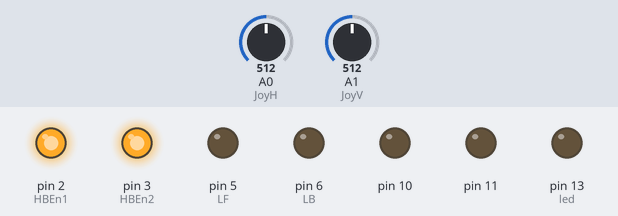
Simulated run of this sketch. Board: Arduino Uno, built with avr-gcc and run on an emulated ATmega328P. On the bench: output pins drawn as LEDs (lit = HIGH). The inputs (shaded band) are chosen by the test bench; at power-on: A0 (JoyH) = 512, A1 (JoyV) = 512. What the sketch prints to the serial monitor is not drawn.

Above: at 1.2 s.
1.3 s: A0 (JoyH) set to 716
At 2.1 s:
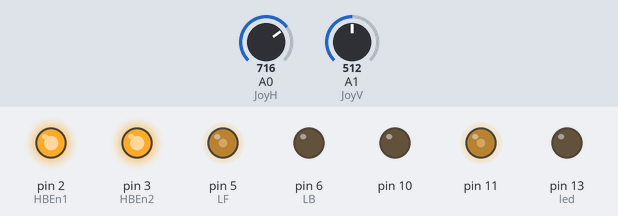
2.8 s: A1 (JoyV) set to 716
At 3.2 s:
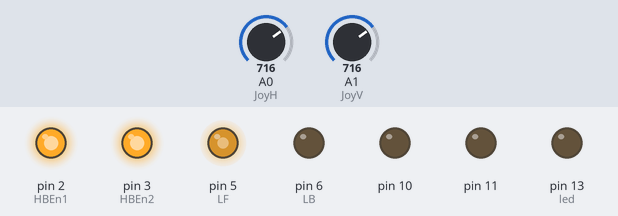
4.3 s: A0 (JoyH) set to 732
At 5.5 s:
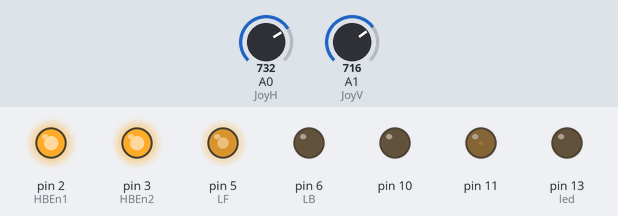
5.8 s: A1 (JoyV) set to 0
At 6.8 s:
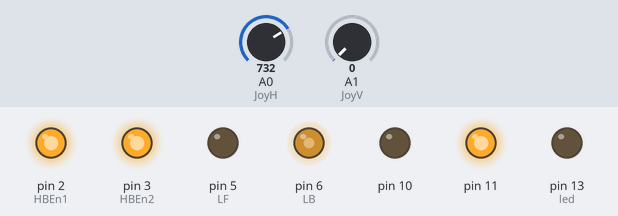
Timing chart, 0 to 8.3 s (numbered marks = the images above; inputs shaded):
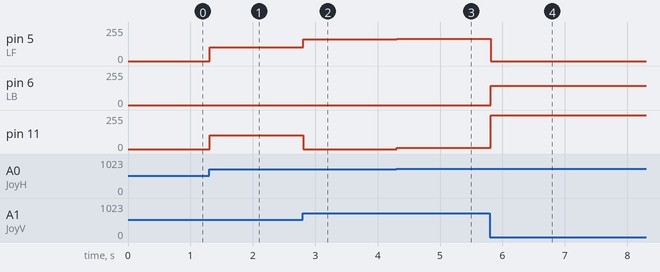

Measured:
- after the input at 1.3 s, pin 5 (LF), pin 11: 0/255 → 102/255 at once
- after the input at 2.8 s, pin 5 (LF): 102/255 → 163/255 at once; pin 11: 102/255 → 0/255 at once
- after the input at 4.3 s, pin 5 (LF): 163/255 → 168/255 at once; pin 11: 0/255 → 8/255 at once
- after the input at 5.8 s, pin 5 (LF): 168/255 → 0/255 at once; pin 6 (LB): 0/255 → 145/255 at once; pin 11: 8/255 → 255/255 at once

The sketch:

L293D_TankWithJoy.ino
```cpp
const int led = 13;
const int HBEn1 = 2;
const int HBEn2 = 3;

//Left motor
const int LF = 5;
const int LB = 6;
//Right motor
const int RF = LF + 5;
const int RB = LB + 5;

typedef enum {LEFT, RIGHT} Side;

const int JoyH = 0;
const int JoyV = 1;
//const int JoyS = 3;

long Xinv, Y;

int V, W; // V = R+L; W = R-L;

int velL, velR;

void setup() {
  // set all the other pins you're using as outputs:
  pinMode(HBEn1, OUTPUT);
  pinMode(HBEn2, OUTPUT);
  pinMode(LF, OUTPUT);
  pinMode(LB, OUTPUT);
  pinMode(RF, OUTPUT);
  pinMode(RB, OUTPUT);
  digitalWrite(HBEn1, HIGH);
  digitalWrite(HBEn2, HIGH);

  //DEBUG LED
  pinMode(led, OUTPUT);
  digitalWrite(led, LOW);

  pinMode(JoyH, INPUT);
  pinMode(JoyV, INPUT);
  //pinMode(JoyS, INPUT);

  Serial.begin(115200);
}

//recieves (-256,-256) <= (velL,velR) <= (256,256)
void motorMove(int velL, int velR){
  analogWrite(LF, velL>0 ?  velL : 0);
  analogWrite(LB, velL<0 ? -velL : 0);
  analogWrite(RF, velR>0 ?  velR : 0);
  analogWrite(RB, velR<0 ? -velR : 0);
}


void moveForward(){
  motorMove(255,255);
}

void moveBackward(){
  motorMove(-255,-255);
}

void moveLeft(){
  motorMove(200,255);
}

void moveRight(){
  motorMove(255,200);
}


void JoyToMotor(){
  Xinv = (analogRead(JoyH)/2-256);
  Y = analogRead(JoyV)/2-256;

  Xinv=(Xinv == -256) ? 255 : -Xinv;
  Y=(Y == -256) ? -255 : Y;

  Serial.print("Xinv: ");
  Serial.println(Xinv);
  Serial.print("Y: ");
  Serial.println(Y);

/*
  Serial.print("abs(Xinv): ");
  Serial.println((abs(Xinv)));
  Serial.print("256-abs(Xinv): ");
  Serial.println((256-abs(Xinv)));
  Serial.print("(256-abs(Xinv)*Y/256): ");
  Serial.println((256-abs(Xinv)*Y/256));
*/

  V = (256-abs(Xinv))*Y/256 + Y;
  W = (256-abs(Y))*Xinv/256 + Xinv;

  Serial.print("V: ");
  Serial.println(V);
  Serial.print("W: ");
  Serial.println(W);

  velL = (V-W)/2;
  velR = (V+W)/2;

  Serial.print("velL: ");
  Serial.println(velL);
  Serial.print("velR: ");
  Serial.println(velR);
  Serial.println();

  motorMove(velL, velR);
}

void loop() {
/*
  digitalWrite(led, HIGH);
  moveForward();

  delay(3000);
  digitalWrite(led, LOW);
  moveBackward();

  delay(3000);
  moveRight();

  delay(3000);
  moveLeft();

  delay(3000);
*/

  /*
  Serial.print("Switch:  ");
  Serial.print(digitalRead(JoyS));
  Serial.print("\n");
  */

  JoyToMotor();
  /*velL = 255;
  velR = -255;
  //motorMove(velL, velR);
  digitalWrite(LF, HIGH);
  digitalWrite(LB, LOW);
  digitalWrite(RF, LOW);
  digitalWrite(RB, HIGH);

  delay(1000);

  velL = -510;
  velR = 510;
  //motorMove(velL, velR);
  analogWrite(LF, 0);
  analogWrite(LB, -velL);
  analogWrite(RF, velR);
  analogWrite(RB, 0);

  delay(1000);
  */
}
```
